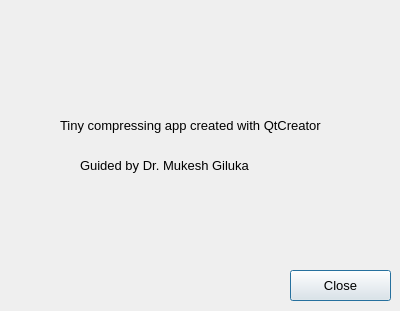
<?xml version="1.0" encoding="UTF-8"?>
<ui version="4.0">
 <class>AboutDialog</class>
 <widget class="QDialog" name="AboutDialog">
  <property name="geometry">
   <rect>
    <x>0</x>
    <y>0</y>
    <width>400</width>
    <height>311</height>
   </rect>
  </property>
  <property name="minimumSize">
   <size>
    <width>400</width>
    <height>311</height>
   </size>
  </property>
  <property name="maximumSize">
   <size>
    <width>400</width>
    <height>311</height>
   </size>
  </property>
  <property name="font">
   <font>
    <pointsize>10</pointsize>
   </font>
  </property>
  <property name="windowTitle">
   <string>About </string>
  </property>
  <widget class="QPushButton" name="closeButton">
   <property name="geometry">
    <rect>
     <x>290</x>
     <y>270</y>
     <width>101</width>
     <height>31</height>
    </rect>
   </property>
   <property name="text">
    <string>Close</string>
   </property>
  </widget>
  <widget class="QLabel" name="label_3">
   <property name="geometry">
    <rect>
     <x>60</x>
     <y>110</y>
     <width>281</width>
     <height>31</height>
    </rect>
   </property>
   <property name="text">
    <string>Tiny compressing app created with QtCreator </string>
   </property>
  </widget>
  <widget class="QLabel" name="label_4">
   <property name="geometry">
    <rect>
     <x>80</x>
     <y>150</y>
     <width>281</width>
     <height>31</height>
    </rect>
   </property>
   <property name="text">
    <string>Guided by Dr. Mukesh Giluka</string>
   </property>
  </widget>
 </widget>
 <resources/>
 <connections/>
</ui>
